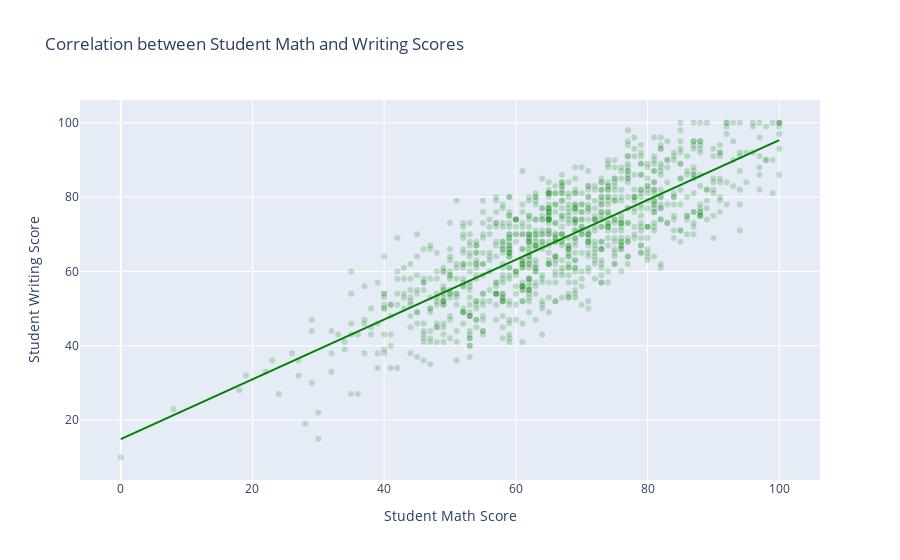

Source (notebook cell):
### Code cell
#Correlation Story

px.scatter(student_data, x = "math score", y = "writing score",
           
          color_discrete_sequence = ['green'],
          opacity = 0.2,
          labels={
                     "math score": "Student Math Score",
                     "writing score": "Student Writing Score"                    
                 },
          title = "Correlation between Student Math and Writing Scores",
          trendline="ols")

### Figure 1 — Plotly figure (JSON) as saved in the notebook; plotly's stock layout.template omitted (floating-point values rounded to 4 significant figures; data arrays with more than 128 entries replaced by an {"elided": "..."} marker saying what was removed)
{"data": [{"hovertemplate": "Student Math Score=%{x}<br>Student Writing Score=%{y}<extra></extra>", "legendgroup": "", "marker": {"color": "green", "opacity": 0.2, "symbol": "circle"}, "mode": "markers", "name": "", "orientation": "v", "showlegend": false, "type": "scatter", "x": {"elided": "1000 int values"}, "xaxis": "x", "y": {"elided": "1000 int values"}, "yaxis": "y"}, {"hovertemplate": "<b>OLS trendline</b><br>writing score = 0.804366 * math score + 14.8942<br>R<sup>2</sup>=0.644234<br><br>Student Math Score=%{x}<br>Student Writing Score=%{y} <b>(trend)</b><extra></extra>", "legendgroup": "", "marker": {"color": "green", "symbol": "circle"}, "mode": "lines", "name": "", "showlegend": false, "type": "scatter", "x": {"elided": "1000 int values"}, "xaxis": "x", "y": {"elided": "1000 float values"}, "yaxis": "y"}], "layout": {"legend": {"tracegroupgap": 0}, "title": {"text": "Correlation between Student Math and Writing Scores"}, "xaxis": {"anchor": "y", "domain": [0, 1], "title": {"text": "Student Math Score"}}, "yaxis": {"anchor": "x", "domain": [0, 1], "title": {"text": "Student Writing Score"}}}}
